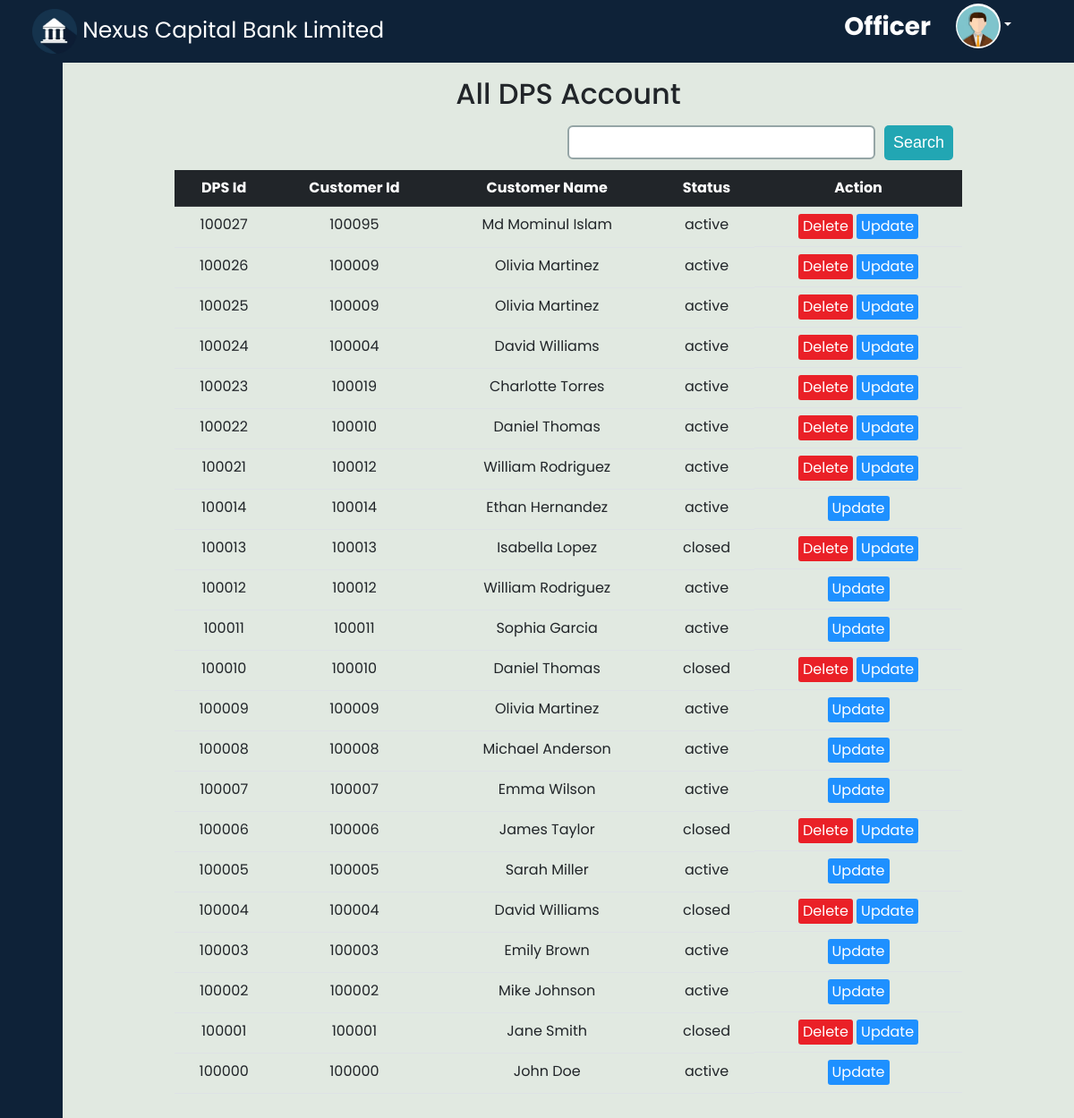
/officer/dps.php, run on the app's committed database.
### tables this page shows
CREATE TABLE `bank` (
  `bank_name` varchar(255) NOT NULL,
  `bank_sort_name` varchar(10) NOT NULL,
  `tagline` varchar(255) DEFAULT NULL,
  `logo` varchar(20) DEFAULT NULL,
  `rating` float DEFAULT NULL,
  `address` varchar(255) DEFAULT NULL,
  `phone` varchar(20) DEFAULT NULL,
  `email` varchar(50) NOT NULL,
  `fax` varchar(20) DEFAULT NULL,
  `call_center` varchar(20) DEFAULT NULL,
  `facebook` varchar(100) DEFAULT NULL,
  `linkedin` varchar(100) DEFAULT NULL,
  `twitter` varchar(100) DEFAULT NULL,
  `youtube` varchar(100) DEFAULT NULL,
  `about_us` text DEFAULT NULL,
  `vision` text DEFAULT NULL,
  `mission` text DEFAULT NULL
);

CREATE TABLE `dps` (
  `dps_id` int(11) NOT NULL,
  `customer_id` int(11) DEFAULT NULL,
  `scheme_id` int(11) DEFAULT NULL,
  `current_balance` float DEFAULT NULL,
  `pin_code` int(50) NOT NULL,
  `status` varchar(11) DEFAULT NULL,
  `opening_date` date DEFAULT NULL,
  `closing_date` date DEFAULT NULL,
  `paid_installment` int(11) DEFAULT NULL,
  `nom_name` text NOT NULL,
  `nom_nid` int(11) NOT NULL,
  `nom_address` text NOT NULL,
  `nom_relation` text NOT NULL
);

CREATE TABLE `customer` (
  `customer_id` int(11) NOT NULL,
  `nid` varchar(255) NOT NULL,
  `first_name` varchar(255) DEFAULT NULL,
  `last_name` varchar(255) DEFAULT NULL,
  `picture` text DEFAULT NULL,
  `email` varchar(255) DEFAULT NULL,
  `phone` varchar(100) NOT NULL,
  `gender` varchar(10) DEFAULT NULL,
  `address` text DEFAULT NULL,
  `division` varchar(50) DEFAULT NULL,
  `district` varchar(50) DEFAULT NULL,
  `dob` date DEFAULT NULL
);

### officer/dps.php (the view, shortened to what this page needs)
<!DOCTYPE html>
<html lang="en">
<head>
    <link rel="stylesheet" href="https://cdnjs.cloudflare.com/ajax/libs/font-awesome/6.5.1/css/all.min.css" />
</head>
<?php
include "../database.php";
$search = "";
$result = mysqli_query($con, "SELECT *
                              FROM dps d
                              INNER JOIN customer c
                              USING(customer_id)
                              WHERE c.customer_id LIKE '%$search%' OR d.dps_id LIKE '%$search%'
                              ORDER BY d.dps_id DESC");
?>
<body>
    <div>
        <?php include "officer_header.php" ?>
    </div>
    <div class="d-flex">
        <div>
            <?php include "officer_sidebar.php" ?>
        </div>
        <div class="main">
            <div class="cnt">
                <div class="container">
                    <h2 class="mt-3 mb-3 d-flex justify-content-center">All DPS Account</h2>
                    <div class="d-flex hdiv">
                        <div class="searchdiv d-flex">
                            <form action="" method="post">
                                <div class="d-flex">
                                    <input class="form-control fc" style=" border: 2px solid #95a5a6;" type="text" name="searchinput" id="">
                                    <input class="btnn" type="submit" value="Search" name="searchbtn" id="">
                                </div>
                            </form>
                        </div>
                    </div>
                    <table class="table table-hover text-center">
                        <tr class="table-dark">
                            <th>DPS Id</th>
                            <th>Customer Id</th>
                            <th>Customer Name</th>
                            <th>Status</th>
                            <th>Action</th>
                        </tr>
                        <?php
                        while ($row = mysqli_fetch_assoc($result)) {
                        ?>
                            <tr>
                                <td><?php echo $row['dps_id'] ?></td>
                                <td><?php echo $row['customer_id'] ?></td>
                                <td><?php echo $row['first_name'] . " " . $row['last_name']  ?></td>
                                <td><?php echo $row['status'] ?></td>
                                <td class="tt">
                                    <div>
                                        <a href="delete_dps.php?dps_id=<?php echo $row['dps_id']?>" style="display: <?php if($row['current_balance']!='0')  echo 'none'?> ;"><button onclick="return deletecheck()" class="delete" >Delete</button></a>
                                        <a href="update_dps.php?dps_id=<?php echo $row['dps_id']?>&&customer_id=<?php echo $row['customer_id']?>"><button class="view">Update</button></a>
                                    </div>
                                </td>
                            </tr>
                        <?php } ?>
                    </table>
                </div>
            </div>
        </div>
    </div>
</body>
</html>

### officer/officer_header.php (shortened to what this page needs)
<!DOCTYPE html>
<html lang="en">
<head>
    <link rel="stylesheet" href="../bootstrap/bootstrap_css.css">
</head>
<?php
include"../database.php";
$row = mysqli_fetch_assoc(mysqli_query($con,"SELECT bank_name FROM bank"));
?>
<body>
    <header>
        <nav class="navbar navbar-expand-md  header">
            <div class="container-fluid">
                <a href="" id="bank_name" class="navbar-brand"><img id="logo" src="../logo/logo.png" alt="">
                    <?php echo $row['bank_name']?></a>
                <div class="collapse navbar-collapse" id="NavID">
                    <ul class="navbar-nav ms-auto ">
                        <p class="officer_text">Officer</p>
                        <li class="nav-item dropdown">
                            <a href="" class="nav-link dropdown-toggle" data-bs-toggle="dropdown"><img class="avatar" src="../logo/male_avatar.png" alt=""></a>
                        </li>
                    </ul>
                </div>
            </div>
        </nav>
    </header>
</body>
</html>

### officer/dps.php (style rules this page uses)
.main { background-color: #e1e9e1; display: flex; justify-content: center; }
.cnt { width: 80%; }
.tt { display: flex; justify-content: center; }
.hdiv { position: relative; margin-bottom: 50px; }
.searchdiv { margin-bottom: 10px; position: absolute; right: 10px; }
.fc { margin-left: 15px; height: 38px; width: 250px; border-radius: 5px; }
.btnn { margin-left: 10px; padding: 6px 10px; background-color: #22a6b3; border: none; border-radius: 5px; color: white; font-size: 18px; font-family: Arial, Helvetica, sans-serif; }
.view { border: none; background-color: #1e90ff; padding: 2px 5px; color: white; border-radius: 3px; }
.delete { border: none; background-color: #EA2027; padding: 2px 5px; color: white; border-radius: 3px; }

### officer/officer_header.php (style rules this page uses)
* { margin: 0; padding: 0; box-sizing: border-box; font-family: 'Poppins', sans-serif; }
#logo { height: 50px; width: 50px; }
.header { width: 100%; height: 70px; background-color: #0e2238; }
#bank_name { font-size: 25px; margin-left: 2%; color: white; }
.nav-link { margin-right: 50px; color: white; letter-spacing: 0.5px; padding: 0 10px; }
.avatar { height: 50px; width: 50px; border-radius: 30px; }
.officer_text { color: white; font-weight: bold; font-size: 28px; margin-right: 20px; margin-top: 5px; }

### officer/officer_sidebar.php (style rules this page uses)
a { text-decoration: none; }
li { list-style: none; }
body { font-family: 'Poppins', sans-serif; }
.nav-link { margin-right: 50px; color: white; letter-spacing: 0.5px; padding: 0 10px; }
.main { height: 100vh; overflow: scroll; width: 100%; }

### data on the page
bank: bank_name "Nexus Capital Bank Limited"
dps: dps_id "100027", customer "100095", customer.first_name "Md Mominul", customer.last_name "Islam", status "active"
dps: dps_id "100026", customer "100009", customer.first_name "Olivia", customer.last_name "Martinez", status "active"
dps: dps_id "100025", customer "100009", customer.first_name "Olivia", customer.last_name "Martinez", status "active"
dps: dps_id "100024", customer "100004", customer.first_name "David", customer.last_name "Williams", status "active"
dps: dps_id "100023", customer "100019", customer.first_name "Charlotte", customer.last_name "Torres", status "active"
dps: dps_id "100022", customer "100010", customer.first_name "Daniel", customer.last_name "Thomas", status "active"
dps: dps_id "100021", customer "100012", customer.first_name "William", customer.last_name "Rodriguez", status "active"
dps: dps_id "100014", customer "100014", customer.first_name "Ethan", customer.last_name "Hernandez", status "active"
dps: dps_id "100013", customer "100013", customer.first_name "Isabella", customer.last_name "Lopez", status "closed"
dps: dps_id "100012", customer "100012", customer.first_name "William", customer.last_name "Rodriguez", status "active"
dps: dps_id "100011", customer "100011", customer.first_name "Sophia", customer.last_name "Garcia", status "active"
dps: dps_id "100010", customer "100010", customer.first_name "Daniel", customer.last_name "Thomas", status "closed"
dps: dps_id "100009", customer "100009", customer.first_name "Olivia", customer.last_name "Martinez", status "active"
dps: dps_id "100008", customer "100008", customer.first_name "Michael", customer.last_name "Anderson", status "active"
dps: dps_id "100007", customer "100007", customer.first_name "Emma", customer.last_name "Wilson", status "active"
dps: dps_id "100006", customer "100006", customer.first_name "James", customer.last_name "Taylor", status "closed"
dps: dps_id "100005", customer "100005", customer.first_name "Sarah", customer.last_name "Miller", status "active"
dps: dps_id "100004", customer "100004", customer.first_name "David", customer.last_name "Williams", status "closed"
dps: dps_id "100003", customer "100003", customer.first_name "Emily", customer.last_name "Brown", status "active"
dps: dps_id "100002", customer "100002", customer.first_name "Mike", customer.last_name "Johnson", status "active"
dps: dps_id "100001", customer "100001", customer.first_name "Jane", customer.last_name "Smith", status "closed"
dps: dps_id "100000", customer "100000", customer.first_name "John", customer.last_name "Doe", status "active"
